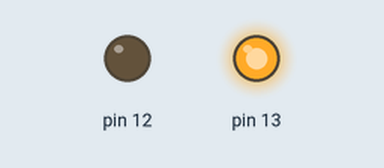
Simulated run of this sketch. Board: Arduino Uno, built with avr-gcc and run on an emulated ATmega328P. Parts: output pins drawn as LEDs (lit = HIGH).

Above: at 0.12 s.
At 3.87 s:
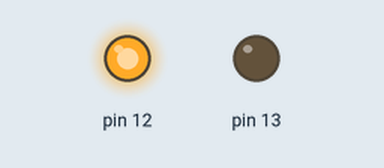
At 7.5 s:
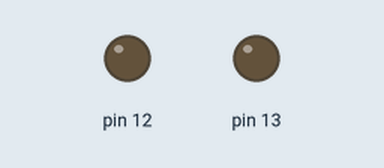
Timing chart, 0 to 13.0 s (numbered marks = the images above):
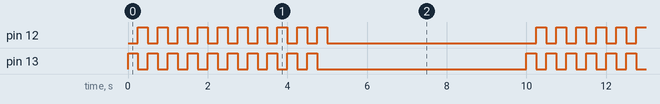

Measured:
- by itself, pin 12, pin 13: repeats every 10.0 s: 9 × (LOW 0.25 s, HIGH 0.25 s), LOW 5.3 s, HIGH 0.25 s
- by itself, everything shown: repeats every 10.0 s, in 21 steps

The sketch:

for_2led_10time_15.ino
```cpp
void setup() {
pinMode (13, OUTPUT);
pinMode (12, OUTPUT);
}

void loop() {
for(int i=0;i<10;i++){
digitalWrite(13, HIGH);
digitalWrite(12,0);
delay(250);
digitalWrite(13, LOW);
digitalWrite(12,1);
delay(250);
}
digitalWrite(12, LOW);
delay(5000);
}
```
